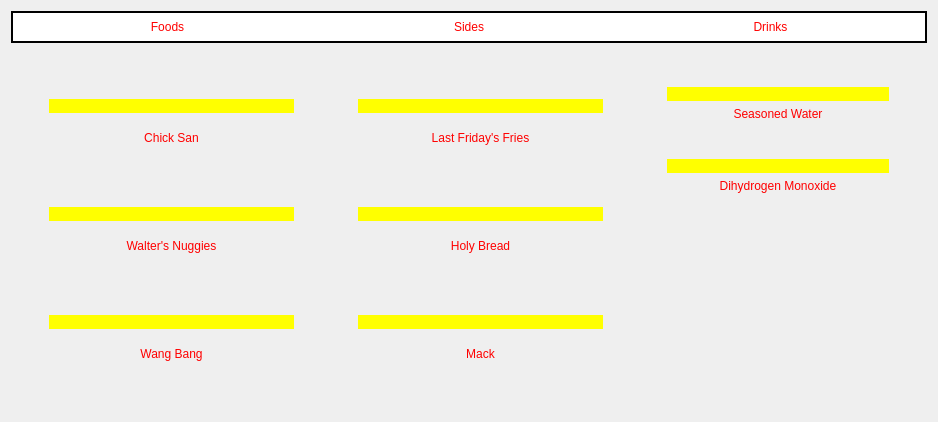
        <widget class="QWidget" name="menu" native="true">
         <property name="sizePolicy">
          <sizepolicy hsizetype="Expanding" vsizetype="Preferred">
           <horstretch>0</horstretch>
           <verstretch>0</verstretch>
          </sizepolicy>
         </property>
         <layout class="QVBoxLayout" name="verticalLayout_6">
          <item alignment="Qt::AlignTop">
           <widget class="QWidget" name="menuTop" native="true">
            <property name="styleSheet">
             <string notr="true">background-color: rgb(255, 255, 255);
border-color: rgb(0, 0, 0);
border-style: solid;
border-width: 2px;</string>
            </property>
            <layout class="QHBoxLayout" name="horizontalLayout_4">
             <item>
              <widget class="QPushButton" name="foodSide">
               <property name="styleSheet">
                <string notr="true">border: none;
color: rgb(255, 0, 0);
font: 26pt &quot;Forte&quot;;
</string>
               </property>
               <property name="text">
                <string>Foods</string>
               </property>
              </widget>
             </item>
             <item>
              <widget class="QPushButton" name="sidesSide">
               <property name="styleSheet">
                <string notr="true">border: none;
color: rgb(255, 0, 0);
font: 26pt &quot;Forte&quot;;</string>
               </property>
               <property name="text">
                <string>Sides</string>
               </property>
              </widget>
             </item>
             <item>
              <widget class="QPushButton" name="drinkSide">
               <property name="styleSheet">
                <string notr="true">border: none;
color: rgb(255, 0, 0);
font: 26pt &quot;Forte&quot;;</string>
               </property>
               <property name="text">
                <string>Drinks</string>
               </property>
              </widget>
             </item>
            </layout>
           </widget>
          </item>
          <item>
           <widget class="QWidget" name="menuBnts" native="true">
            <property name="sizePolicy">
             <sizepolicy hsizetype="Preferred" vsizetype="Expanding">
              <horstretch>0</horstretch>
              <verstretch>0</verstretch>
             </sizepolicy>
            </property>
            <layout class="QHBoxLayout" name="horizontalLayout_2">
             <item>
              <widget class="QWidget" name="foodBtns" native="true">
               <layout class="QVBoxLayout" name="verticalLayout_7">
                <property name="spacing">
                 <number>20</number>
                </property>
                <property name="leftMargin">
                 <number>20</number>
                </property>
                <property name="topMargin">
                 <number>20</number>
                </property>
                <property name="rightMargin">
                 <number>20</number>
                </property>
                <property name="bottomMargin">
                 <number>20</number>
                </property>
                <item>
                 <widget class="QWidget" name="chickSanWid" native="true">
                  <property name="styleSheet">
                   <string notr="true"/>
                  </property>
                  <layout class="QVBoxLayout" name="verticalLayout_8">
                   <item alignment="Qt::AlignHCenter">
                    <widget class="QPushButton" name="chickSanPicBtn">
                     <property name="sizePolicy">
                      <sizepolicy hsizetype="Fixed" vsizetype="Fixed">
                       <horstretch>0</horstretch>
                       <verstretch>0</verstretch>
                      </sizepolicy>
                     </property>
                     <property name="minimumSize">
                      <size>
                       <width>245</width>
                       <height>0</height>
                      </size>
                     </property>
                     <property name="styleSheet">
                      <string notr="true">border: none;
background-color: rgb(255, 255, 0);</string>
                     </property>
                     <property name="text">
                      <string/>
                     </property>
                     <property name="icon">
                      <iconset resource="menuImages.qrc">
                       <normaloff>:/images/menuImages/chickSan.png</normaloff>:/images/menuImages/chickSan.png</iconset>
                     </property>
                     <property name="iconSize">
                      <size>
                       <width>500</width>
                       <height>175</height>
                      </size>
                     </property>
                    </widget>
                   </item>
                   <item>
                    <widget class="QPushButton" name="chickSanBtn">
                     <property name="styleSheet">
                      <string notr="true">border: none;
color: rgb(255, 0, 0);
font: 20pt &quot;Forte&quot;;</string>
                     </property>
                     <property name="text">
                      <string>Chick San</string>
                     </property>
                    </widget>
                   </item>
                  </layout>
                 </widget>
                </item>
                <item>
                 <widget class="QWidget" name="waltersNuggiesWid" native="true">
                  <layout class="QVBoxLayout" name="verticalLayout_9">
                   <item alignment="Qt::AlignHCenter">
                    <widget class="QPushButton" name="waltersNuggiesPicBtn">
                     <property name="minimumSize">
                      <size>
                       <width>245</width>
                       <height>0</height>
                      </size>
                     </property>
                     <property name="styleSheet">
                      <string notr="true">border: none;
background-color: rgb(255, 255, 0);</string>
                     </property>
                     <property name="text">
                      <string/>
                     </property>
                     <property name="icon">
                      <iconset resource="menuImages.qrc">
                       <normaloff>:/images/menuImages/waltersNuggies.png</normaloff>:/images/menuImages/waltersNuggies.png</iconset>
                     </property>
                     <property name="iconSize">
                      <size>
                       <width>500</width>
                       <height>175</height>
                      </size>
                     </property>
                    </widget>
                   </item>
                   <item>
                    <widget class="QPushButton" name="waltersNuggiesBtn">
                     <property name="styleSheet">
                      <string notr="true">border: none;
color: rgb(255, 0, 0);
font: 20pt &quot;Forte&quot;;</string>
                     </property>
                     <property name="text">
                      <string>Walter's Nuggies</string>
                     </property>
                    </widget>
                   </item>
                  </layout>
                 </widget>
                </item>
                <item>
                 <widget class="QWidget" name="wangBangWid" native="true">
                  <layout class="QVBoxLayout" name="verticalLayout_10">
                   <item alignment="Qt::AlignHCenter">
                    <widget class="QPushButton" name="wanBangPicBtn">
                     <property name="minimumSize">
                      <size>
                       <width>245</width>
                       <height>0</height>
                      </size>
                     </property>
                     <property name="styleSheet">
                      <string notr="true">border: none;
background-color: rgb(255, 255, 0);</string>
                     </property>
                     <property name="text">
                      <string/>
                     </property>
                     <property name="icon">
                      <iconset resource="menuImages.qrc">
                       <normaloff>:/images/menuImages/wangBang.png</normaloff>:/images/menuImages/wangBang.png</iconset>
                     </property>
                     <property name="iconSize">
                      <size>
                       <width>500</width>
                       <height>175</height>
                      </size>
                     </property>
                    </widget>
                   </item>
                   <item>
                    <widget class="QPushButton" name="wanBangBtn">
                     <property name="styleSheet">
                      <string notr="true">border: none;
color: rgb(255, 0, 0);
font: 20pt &quot;Forte&quot;;</string>
                     </property>
                     <property name="text">
                      <string>Wang Bang</string>
                     </property>
                    </widget>
                   </item>
                  </layout>
                 </widget>
                </item>
               </layout>
              </widget>
             </item>
             <item>
              <widget class="QWidget" name="sidesBtns" native="true">
               <layout class="QVBoxLayout" name="verticalLayout_12">
                <property name="spacing">
                 <number>20</number>
                </property>
                <property name="leftMargin">
                 <number>20</number>
                </property>
                <property name="topMargin">
                 <number>20</number>
                </property>
                <property name="rightMargin">
                 <number>20</number>
                </property>
                <property name="bottomMargin">
                 <number>20</number>
                </property>
                <item>
                 <widget class="QWidget" name="lastFFriesWid" native="true">
                  <layout class="QVBoxLayout" name="verticalLayout_13">
                   <item alignment="Qt::AlignHCenter">
                    <widget class="QPushButton" name="lastFFriesPicBtn">
                     <property name="minimumSize">
                      <size>
                       <width>245</width>
                       <height>0</height>
                      </size>
                     </property>
                     <property name="styleSheet">
                      <string notr="true">border: none;
background-color: rgb(255, 255, 0);</string>
                     </property>
                     <property name="text">
                      <string/>
                     </property>
                     <property name="icon">
                      <iconset resource="menuImages.qrc">
                       <normaloff>:/images/menuImages/lastFridaysFries.png</normaloff>:/images/menuImages/lastFridaysFries.png</iconset>
                     </property>
                     <property name="iconSize">
                      <size>
                       <width>500</width>
                       <height>175</height>
                      </size>
                     </property>
                    </widget>
                   </item>
                   <item>
                    <widget class="QPushButton" name="lastFFriesBtn">
                     <property name="styleSheet">
                      <string notr="true">border: none;
color: rgb(255, 0, 0);
font: 20pt &quot;Forte&quot;;</string>
                     </property>
                     <property name="text">
                      <string>Last Friday's Fries</string>
                     </property>
                    </widget>
                   </item>
                  </layout>
                 </widget>
                </item>
                <item>
                 <widget class="QWidget" name="holyBreadWid" native="true">
                  <layout class="QVBoxLayout" name="verticalLayout_14">
                   <item alignment="Qt::AlignHCenter">
                    <widget class="QPushButton" name="holyBreadPicBtn">
                     <property name="minimumSize">
                      <size>
                       <width>245</width>
                       <height>0</height>
                      </size>
                     </property>
                     <property name="styleSheet">
                      <string notr="true">border: none;
background-color: rgb(255, 255, 0);</string>
                     </property>
                     <property name="text">
                      <string/>
                     </property>
                     <property name="icon">
                      <iconset resource="menuImages.qrc">
                       <normaloff>:/images/menuImages/holyBread.png</normaloff>:/images/menuImages/holyBread.png</iconset>
                     </property>
                     <property name="iconSize">
                      <size>
                       <width>500</width>
                       <height>175</height>
                      </size>
                     </property>
                    </widget>
                   </item>
                   <item>
                    <widget class="QPushButton" name="holyBreadBtn">
                     <property name="styleSheet">
                      <string notr="true">border: none;
color: rgb(255, 0, 0);
font: 20pt &quot;Forte&quot;;</string>
                     </property>
                     <property name="text">
                      <string>Holy Bread</string>
                     </property>
                    </widget>
                   </item>
                  </layout>
                 </widget>
                </item>
                <item>
                 <widget class="QWidget" name="mackWid" native="true">
                  <layout class="QVBoxLayout" name="verticalLayout_15">
                   <item alignment="Qt::AlignHCenter">
                    <widget class="QPushButton" name="mackPicBtn">
                     <property name="minimumSize">
                      <size>
                       <width>245</width>
                       <height>0</height>
                      </size>
                     </property>
                     <property name="styleSheet">
                      <string notr="true">border: none;
background-color: rgb(255, 255, 0);</string>
                     </property>
                     <property name="text">
                      <string/>
                     </property>
                     <property name="icon">
                      <iconset resource="menuImages.qrc">
                       <normaloff>:/images/menuImages/mack.png</normaloff>:/images/menuImages/mack.png</iconset>
                     </property>
                     <property name="iconSize">
                      <size>
                       <width>500</width>
                       <height>175</height>
                      </size>
                     </property>
                    </widget>
                   </item>
                   <item>
                    <widget class="QPushButton" name="mackBtn">
                     <property name="styleSheet">
                      <string notr="true">border: none;
color: rgb(255, 0, 0);
font: 20pt &quot;Forte&quot;;</string>
                     </property>
                     <property name="text">
                      <string>Mack</string>
                     </property>
                    </widget>
                   </item>
                  </layout>
                 </widget>
                </item>
               </layout>
              </widget>
             </item>
             <item>
              <widget class="QWidget" name="drinksBtns" native="true">
               <layout class="QVBoxLayout" name="verticalLayout_16">
                <property name="spacing">
                 <number>20</number>
                </property>
                <property name="leftMargin">
                 <number>20</number>
                </property>
                <property name="topMargin">
                 <number>20</number>
                </property>
                <property name="rightMargin">
                 <number>20</number>
                </property>
                <property name="bottomMargin">
                 <number>200</number>
                </property>
                <item>
                 <widget class="QWidget" name="seaWtrWid" native="true">
                  <layout class="QVBoxLayout" name="verticalLayout_17">
                   <item alignment="Qt::AlignHCenter">
                    <widget class="QPushButton" name="seaWtrPicBtn">
                     <property name="minimumSize">
                      <size>
                       <width>222</width>
                       <height>0</height>
                      </size>
                     </property>
                     <property name="styleSheet">
                      <string notr="true">border: none;
background-color: rgb(255, 255, 0);</string>
                     </property>
                     <property name="text">
                      <string/>
                     </property>
                     <property name="icon">
                      <iconset resource="menuImages.qrc">
                       <normaloff>:/images/menuImages/seasonedWater.png</normaloff>:/images/menuImages/seasonedWater.png</iconset>
                     </property>
                     <property name="iconSize">
                      <size>
                       <width>500</width>
                       <height>175</height>
                      </size>
                     </property>
                    </widget>
                   </item>
                   <item>
                    <widget class="QPushButton" name="seaWtrBtn">
                     <property name="styleSheet">
                      <string notr="true">border: none;
color: rgb(255, 0, 0);
font: 20pt &quot;Forte&quot;;</string>
                     </property>
                     <property name="text">
                      <string>Seasoned Water</string>
                     </property>
                    </widget>
                   </item>
                  </layout>
                 </widget>
                </item>
                <item>
                 <widget class="QWidget" name="diMoxWid" native="true">
                  <layout class="QVBoxLayout" name="verticalLayout_18">
                   <item alignment="Qt::AlignHCenter">
                    <widget class="QPushButton" name="diMoxPicBtn">
                     <property name="minimumSize">
                      <size>
                       <width>222</width>
                       <height>0</height>
                      </size>
                     </property>
                     <property name="styleSheet">
                      <string notr="true">border: none;
background-color: rgb(255, 255, 0);</string>
                     </property>
                     <property name="text">
                      <string/>
                     </property>
                     <property name="icon">
                      <iconset resource="menuImages.qrc">
                       <normaloff>:/images/menuImages/dihydrogenMonoxide.png</normaloff>:/images/menuImages/dihydrogenMonoxide.png</iconset>
                     </property>
                     <property name="iconSize">
                      <size>
                       <width>500</width>
                       <height>175</height>
                      </size>
                     </property>
                    </widget>
                   </item>
                   <item>
                    <widget class="QPushButton" name="diMoxBtn">
                     <property name="styleSheet">
                      <string notr="true">border: none;
color: rgb(255, 0, 0);
font: 20pt &quot;Forte&quot;;</string>
                     </property>
                     <property name="text">
                      <string>Dihydrogen Monoxide</string>
                     </property>
                    </widget>
                   </item>
                  </layout>
                 </widget>
                </item>
               </layout>
              </widget>
             </item>
            </layout>
           </widget>
          </item>
         </layout>
        </widget>
